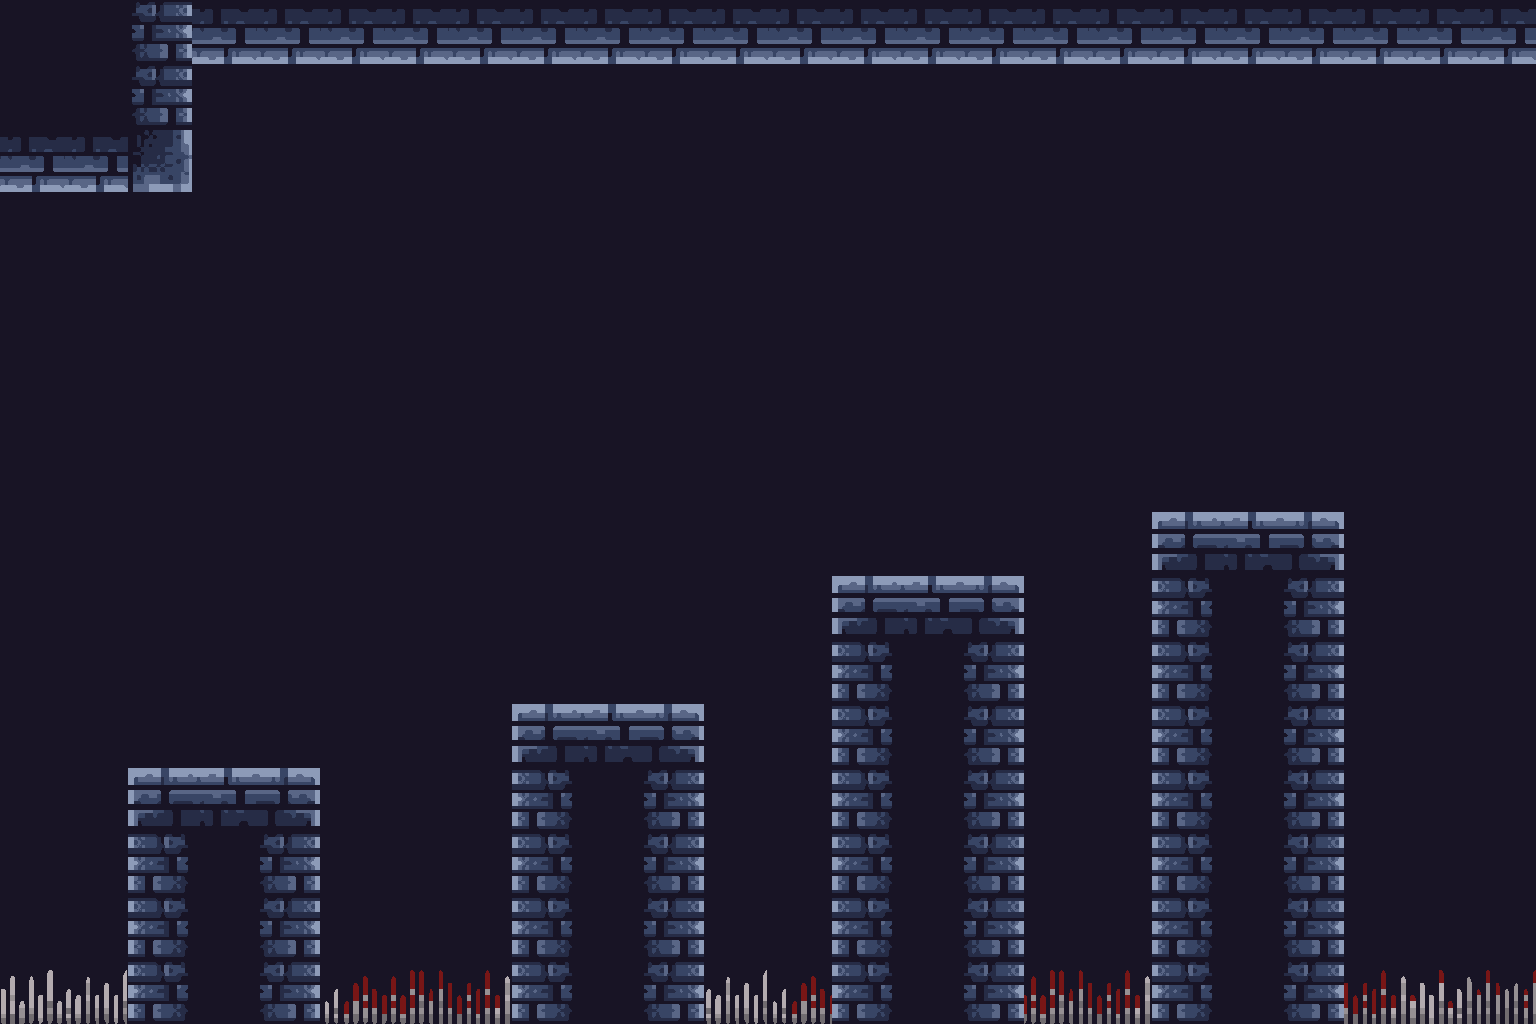

The image is a tile-based game level rendered from a .tmx file. Its description and complete source (layers, tilesets, objects, tile grids) follow:
An orthogonal 24x16 tile map with 64x64 px tiles, 1 tile layer (Tile Layer 1).

<map version="1.10" tiledversion="1.11.0" orientation="orthogonal" renderorder="right-down" width="24" height="16" tilewidth="64" tileheight="64" infinite="0" nextlayerid="2" nextobjectid="1">
 <tileset firstgid="1" name="DungeonTileSet" tilewidth="64" tileheight="64" tilecount="187" columns="17">
  <image source="DungeonTileSet.png" width="1088" height="704" />
 </tileset>
 <layer id="1" name="Tile Layer 1" width="24" height="16">
  <data encoding="csv">
19,19,20,36,36,36,36,36,36,36,36,36,36,36,36,36,36,36,36,36,36,36,36,36,
19,19,20,19,19,19,19,19,19,19,19,19,19,19,19,19,19,19,19,19,19,19,19,19,
36,36,41,19,19,19,19,19,19,19,19,19,19,19,19,19,19,19,19,19,19,19,19,19,
19,19,19,19,19,19,19,19,19,19,19,19,19,19,19,19,19,19,19,19,19,19,19,19,
19,19,19,19,19,19,19,19,19,19,19,19,19,19,19,19,19,19,19,19,19,19,19,19,
19,19,19,19,19,19,19,19,19,19,19,19,19,19,19,19,19,19,19,19,19,19,19,19,
19,19,19,19,19,19,19,19,19,19,19,19,19,19,19,19,19,19,19,19,19,19,19,19,
19,19,19,19,19,19,19,19,19,19,19,19,19,19,19,19,19,19,19,19,19,19,19,19,
19,19,19,19,19,19,19,19,19,19,19,19,19,19,19,19,19,19,1,2,3,19,19,19,
19,19,19,19,19,19,19,19,19,19,19,19,19,1,2,3,19,19,18,19,20,19,19,19,
19,19,19,19,19,19,19,19,19,19,19,19,19,18,19,20,19,19,18,19,20,19,19,19,
19,19,19,19,19,19,19,19,1,2,3,19,19,18,19,20,19,19,18,19,20,19,19,19,
19,19,1,2,3,19,19,19,18,19,20,19,19,18,19,20,19,19,18,19,20,19,19,19,
19,19,18,19,20,19,19,19,18,19,20,19,19,18,19,20,19,19,18,19,20,19,19,19,
19,19,18,19,20,19,19,19,18,19,20,19,19,18,19,20,19,19,18,19,20,19,19,19,
78,79,18,19,20,80,81,82,18,19,20,79,80,18,19,20,81,82,18,19,20,82,83,84
</data>
 </layer>
</map>
